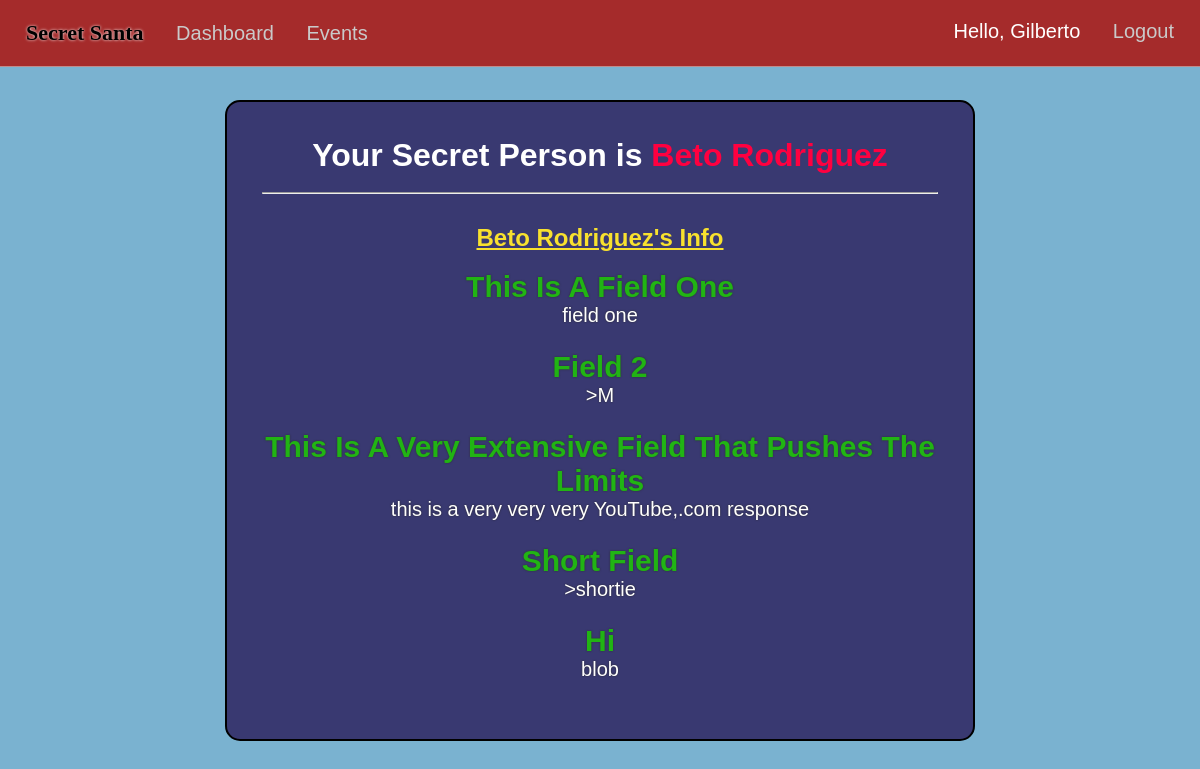
The page /request-person-info/eventID=2/person=3 (signed in) on the database its author committed.
### market/models.py (models this page shows, shortened)
class User(db.Model, UserMixin):
    id = db.Column(db.Integer(), primary_key=True)
    username = db.Column(db.String(length=30), nullable=False, unique=True)
    first_name = db.Column(db.String(length=50), nullable=False)
    last_name = db.Column(db.String(length=50), nullable=False)
    email_address = db.Column(db.String(length=50), nullable=False, unique=True)
    password_hash = db.Column(db.String(length=60), nullable=False)
    events = db.relationship('Event', backref='coordinator', lazy=True)
    events_attending = db.relationship('EventMembers', backref='attendees', lazy=True)
    @property
    def password(self):
        return self.password_hash

class EventFields(db.Model):
    id = db.Column(db.Integer(), primary_key=True)
    event_id = db.Column(db.Integer(), db.ForeignKey('event.event_id'), nullable=False)
    field_1 = db.Column(db.String(length=150), nullable=False)
    field_2 = db.Column(db.String(length=150))
    field_3 = db.Column(db.String(length=150))
    field_4 = db.Column(db.String(length=150))
    field_5 = db.Column(db.String(length=150))
    field_6 = db.Column(db.String(length=150))
    field_7 = db.Column(db.String(length=150))
    field_8 = db.Column(db.String(length=150))
    field_9 = db.Column(db.String(length=150))
    field_10 = db.Column(db.String(length=150))

class UserEventFields(db.Model):
    id = db.Column(db.Integer(), primary_key=True)
    field_id = db.Column(db.Integer(), db.ForeignKey('event_fields.id'), nullable=False)
    event_id = db.Column(db.Integer(), db.ForeignKey('event.event_id'), nullable=False)
    user_id = db.Column(db.Integer(), db.ForeignKey('user.id'), nullable=False)
    field_1 = db.Column(db.String(length=150))
    field_2 = db.Column(db.String(length=150))
    field_3 = db.Column(db.String(length=150))
    field_4 = db.Column(db.String(length=150))
    field_5 = db.Column(db.String(length=150))
    field_6 = db.Column(db.String(length=150))
    field_7 = db.Column(db.String(length=150))
    field_8 = db.Column(db.String(length=150))
    field_9 = db.Column(db.String(length=150))
    field_10 = db.Column(db.String(length=150))
    field_titles=db.relationship('EventFields', backref='user_info_fields', lazy=True)

### market/routes.py (the view)
@app.route("/request-person-info/eventID=<int:event_id>/person=<int:person_id>", methods=['GET','POST'])
@login_required
def secret_info(event_id,person_id):
    if not GiverReceivers.query.filter_by(event_id=event_id, giver_id=current_user.id, receiver_id=person_id).first():
        flash ('You don\'t have access to view this user\'s information!.', category='danger')
        return redirect(url_for('event_info', event_id=event_id))
    person_fields=UserEventFields.query.filter_by(event_id=event_id,user_id=person_id).first()
    selected_person=User.query.filter_by(id=person_id).first()
    return render_template('secretinfo.html', person_fields=person_fields, selected_person=selected_person)

### market/models.py (called while the page is built)
@login_manager.user_loader
def load_user(user_id):
    return User.query.get(int(user_id))

### market/templates/secretinfo.html (shortened to what this page needs)
{% extends 'base.html'%}
{% block style %}
<link rel= "stylesheet" type= "text/css" href= "{{ url_for('static',filename='styles/secretinfo.css') }}">
{% endblock %}
{% block content %}
<center>
<div class="event">
<center><h1>Your Secret Person is <span style="color: rgb(255, 0, 64);">{{selected_person.first_name|title+" "+selected_person.last_name|title}}</span></h1></center><br>
<hr>
    <center>
    <div class="content-container">
        <h2><span style="color: rgb(248, 225, 46); text-decoration: underline;">{{selected_person.first_name|title+" "+selected_person.last_name|title}}'s Info</span></h2>
        <br>
        <div class="answer-container">
            {% if person_fields.field_titles.field_1%}
                <h2>{{person_fields.field_titles.field_1|title}}</h2>{{person_fields.field_1}}
                <br><br>
            {% endif %}
            {% if person_fields.field_titles.field_2%}
                <h2>{{person_fields.field_titles.field_2|title}}</h2>>{{person_fields.field_2}}
            <br><br>
            {% endif %}
            {% if person_fields.field_titles.field_3%}
                <h2>{{person_fields.field_titles.field_3|title}}</h2>{{person_fields.field_3}}
            <br><br>
            {% endif %}
            {% if person_fields.field_titles.field_4%}
                <h2>{{person_fields.field_titles.field_4|title}}</h2></h1>>{{person_fields.field_4}}
            <br><br>
            {% endif %}
            {% if person_fields.field_titles.field_5%}
                <h2>{{person_fields.field_titles.field_5|title}}</h2>{{person_fields.field_5}}
            <br><br>
            {% endif %}
        </div>
    </div>
</center>
</div>
</center>
{% endblock %}

### market/templates/base.html (shortened to what this page needs)
<!DOCTYPE html>
<html lang="en">
<head>
  <link rel= "stylesheet" type= "text/css" href= "{{ url_for('static',filename='styles/main.css') }}">
  {% block style %}
  {% endblock %}
</head>
<body>
  <nav>
    <ul class="top-left-nav">
      <a href="{{ url_for('home_page') }}" ><li class="li-title">
        Secret Santa
      </li></a>
    {% if current_user.is_authenticated %}
      <li>
        <a href="{{ url_for('dashboard_page') }}" class="nav-item">Dashboard</a>
      </li>
      <li>
        <a href="{{ url_for('events_page') }}" class="nav-item">Events</a>
      </li>
    {% endif %}
    </ul>
    {% if current_user.is_authenticated %}
    <ul class="top-right-nav">
      <li>
        <p class="nav-name">Hello, {{ current_user.first_name.title() }} </p>
      </li>
      <li>
        <a class="nav-item" href="{{ url_for('logout_page') }}">Logout</a>
      </li>
    </ul>
    {% endif %}
  </nav>
  {% block content %}
  {% endblock %}
</body>
</html>

### market/static/styles/main.css (style rules this page uses)
* { margin: 0px; box-sizing: border-box; }
body { margin-top: 66px; font-family: Arial, Helvetica, sans-serif; background-color: rgb(122, 178, 208); color: white; padding: 0px 10px; padding-bottom: 80px; }
nav { display: flex; justify-content: space-between; background-color: rgb(165, 43, 43); padding: 20px 20px; position: fixed; right: 0px; left: 0px; top:0px; z-index: 1000; color: black; font-family:'Gill Sans', 'Gill Sans MT', Calibri, 'Trebuchet MS', sans-serif; font-size: 20px; border-bottom: 1px solid rgba(209, 208, 208, 0.589); }
.li-title { font-weight: bolder; font-size: 22px; font-family: 'Grinched'; text-shadow: 0px 0px 3px white; }
.top-left-nav { list-style: none; padding: 0px; display: inline-block; }
.top-left-nav li,.top-right-nav li { display: inline-block; margin-right: 6px; margin-left: 6px; }
.top-right-nav { list-style: none; padding: 0px; display: inline-block; }
.nav-item { text-decoration: none; color: rgb(202, 201, 201); margin-left: 15px; }
.nav-name { text-decoration: none; color: rgb(255, 255, 255); }
a { text-decoration: none; color: Black; }

### market/static/styles/secretinfo.css (style rules this page uses)
* { font-family: 'Lucida Sans', 'Lucida Sans Regular', 'Lucida Grande', 'Lucida Sans Unicode', Geneva, Verdana, sans-serif; }
.event { background-color: rgb(57, 57, 113); min-height: 350px; max-width: 750px; margin-top: 100px; border-radius: 15px; text-align: left; padding:35px; margin-left: 10px; margin-right: 10px; border: 2px solid black; }
.content-container { margin-top: 30px; }
h2 { color: rgb(33, 180, 20); }
.answer-container { display: inline-block; font-size: 20px; color: rgb(255, 255, 255); text-shadow: 0px 0px 2px rgb(46, 44, 44); }

### rows shown on the page
User: first_name "Gilberto"
User: first_name "Beto Rodriguez"
EventFields: field_titles.field_1 "This Is A Field One", field_titles.field_2 "Field 2", field_titles.field_3 "This Is A Very Extensive Field That Pushes The Limits", field_titles.field_4 "Short Field", field_titles.field_5 "Hi"
UserEventFields: field_1 "field one", field_2 "M", field_3 "this is a very very very YouTube,.com response", field_4 "shortie", field_5 "blob"
